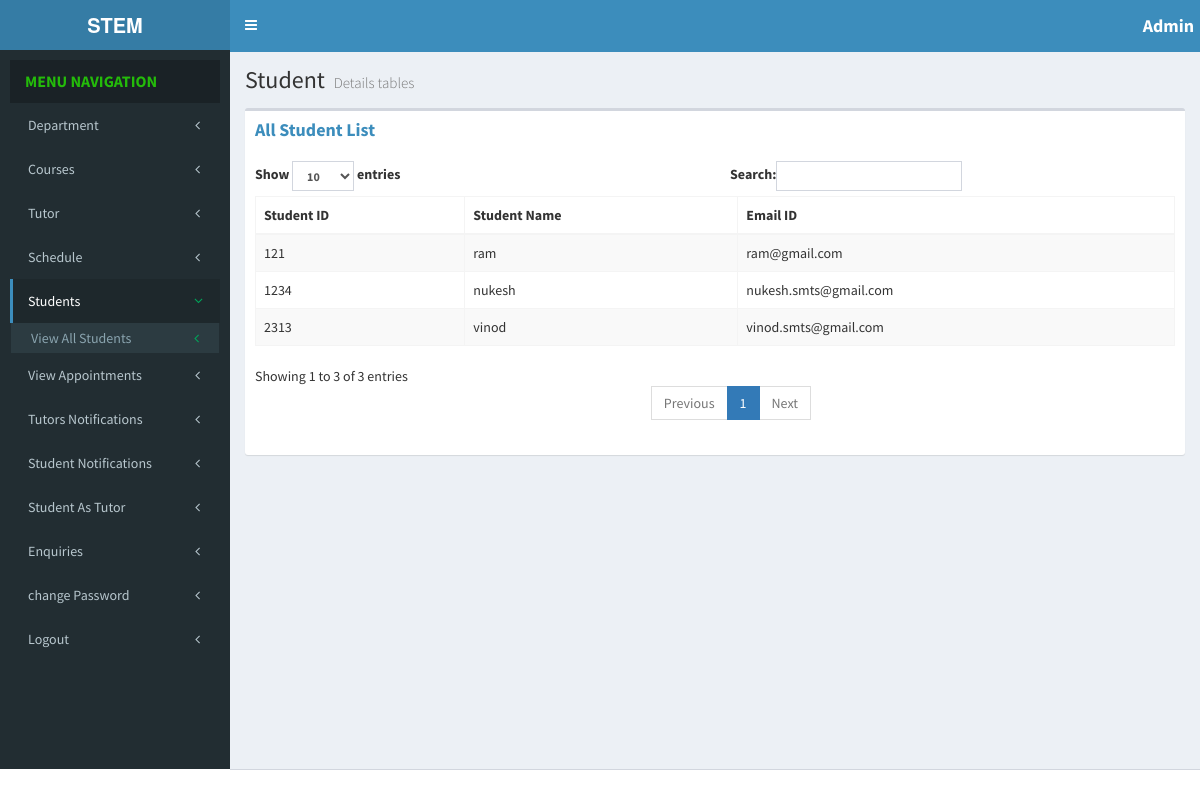
The page /STEM/admin/view_all_student.php (signed in) on the database its author committed.
### tables this page shows
CREATE TABLE IF NOT EXISTS `student` (
  `student_id` int(11) unsigned NOT NULL AUTO_INCREMENT,
  `student_name` varchar(50) DEFAULT NULL,
  `emailid` varchar(50) DEFAULT NULL,
  `password` varchar(50) DEFAULT NULL,
  `status` varchar(50) DEFAULT 'Accept',
  `major` varchar(50) DEFAULT NULL,
  `year` int(11) DEFAULT NULL,
  `term` varchar(50) DEFAULT NULL,
  `stu_id` varchar(50) DEFAULT NULL,
  PRIMARY KEY (`student_id`),
  UNIQUE KEY `emailid` (`emailid`),
  UNIQUE KEY `stu_id` (`stu_id`)
);

### STEM/admin/view_all_student.php (the view, shortened to what this page needs)
<!DOCTYPE html>
<html>
<head>
<link href="./bootstrap/css/bootstrap.min.css" rel="stylesheet" type="text/css" />
<link href="https://maxcdn.bootstrapcdn.com/font-awesome/4.3.0/css/font-awesome.min.css" rel="stylesheet" type="text/css" />
<link href="https://code.ionicframework.com/ionicons/2.0.1/css/ionicons.min.css" rel="stylesheet" type="text/css" />
<link href="./dist/css/AdminLTE.min.css" rel="stylesheet" type="text/css" />
<link href="./dist/css/skins/_all-skins.min.css" rel="stylesheet" type="text/css" /></head>
<body class="skin-blue sidebar-mini">
<div class="wrapper">
<header class="main-header">
<a href="#" class="logo"><span class="logo-mini"><b>Admin</b></span><span class="logo-lg"><b>STEM</b></span> </a>
<nav class="navbar navbar-static-top" role="navigation">
<a href="#" class="sidebar-toggle" data-toggle="offcanvas" role="button">
</a>
<div class="navbar-custom-menu">
<ul class="nav navbar-nav">
<li class="dropdown user user-menu">
<h4 style="color: white; padding: 6px;"><span class="logo-lg"><b>Admin</b></span> </h4>
</li>
</ul>
</div>
</nav>
</header>
<aside class="main-sidebar">
<section class="sidebar">
<div class="user-panel">
<ul class="sidebar-menu">
<li class="header">MENU NAVIGATION</li>
<li class="treeview">
<a href="#"><span>Department</span>
<i class="fa fa-angle-left pull-right"></i>
</a>
</li>
<li class="treeview">
 <a href="#">
<span>Courses </span>
<i class="fa fa-angle-left pull-right"></i>
</a>
</li>
<li class="treeview">
  <a href="#">
<span>Tutor</span><i class="fa fa-angle-left pull-right"></i>
  </a>
  </li>
  <li class="treeview">
  <a href="#">
<span>Schedule</span><i class="fa fa-angle-left pull-right"></i>
  </a>
  </li>
<li class="treeview active">
<a href="#">
<span>Students</span>
<i class="fa fa-angle-left pull-right  text-green"></i>
</a>
<ul class="treeview-menu">
<li><a href="view_all_student.php">
<span>View All Students</span>
<i class="fa fa-angle-left pull-right text-green"></i>
</a></li>
</ul>
</li>
<li class="treeview">
<a href="appointments.php">
<span>View Appointments</span>
<i class="fa fa-angle-left pull-right"></i>
</a>
</li>
<li class="treeview">
<a href="tutor_Notifications.php">
<span>Tutors Notifications</span>
<i class="fa fa-angle-left pull-right"></i>
</a>
</li>
<li class="treeview">
  <a href="#">
<span>Student Notifications</span><i class="fa fa-angle-left pull-right"></i>
  </a>
  </li>
<li class="treeview">
<a href="std_become_tutor.php">
<span>Student As Tutor</span>
<i class="fa fa-angle-left pull-right"></i>
</a>
</li>
<li class="treeview">
<a href="enquiries.php">
<span>Enquiries</span>
<i class="fa fa-angle-left pull-right"></i>
</a>
</li>
<li class="treeview">
<a href="changepass.php?action=admin">
<span>change Password</span>
<i class="fa fa-angle-left pull-right"></i>
</a>
</li>
<li class="treeview">
<a href="logout.php">
<span>Logout</span>
<i class="fa fa-angle-left pull-right"></i>
</a>
</li>
</ul>
</section>
</aside>
<div class="content-wrapper">
<section class="content-header">
<h1></i>
Student
<small>Details tables</small>
</h1>
<ol class="breadcrumb">
</ol>
</section>
<section class="content">
<div class="row">
<div class="col-xs-12">
<div class="box">
<div class="box-header">
<h1 class="box-title">
<a></i><b>All Student List</b></a>
</h1>
</div>
<div class="box-body">
<table id="example1"  class="table table-bordered table-striped">
<thead>
<tr>
<th>Student ID</th>
<th>Student Name</th>
<th>Email ID</th>
</tr>
</thead>
<tbody>
<?php
$sql="select * from student where status='Accept'";
$res=mysql_query($sql);
if(mysql_num_rows($res)>0){
while($rs=mysql_fetch_array($res)){
	?>
	<tr>
	<td><?=$rs[8]?></td>
	<td><?php echo $rs[1]?></td>
	<td><?php echo $rs[2]?></td>
	</tr>
<?php
	}
}
?>
</tbody>
</table>
</div>
</div>
</div>
</div>
</section>
</div>
</div>
<footer class="main-footer">
</footer>
</body>
</html>

### rows shown on the page
student: stu "1234", student_name "nukesh", emailid "nukesh.smts@gmail.com"
student: stu "121", student_name "ram", emailid "ram@gmail.com"
student: stu "2313", student_name "vinod", emailid "vinod.smts@gmail.com"
